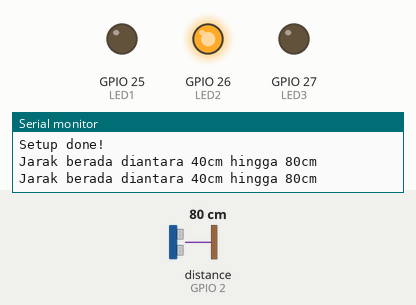
Simulated run of this sketch. Board: ESP32. Shown: output pins drawn as LEDs (lit = HIGH), the last lines printed to the serial monitor. Wiring (inferred from the names in the program): ultrasonic range finder: trigger GPIO 4; echo GPIO 2. Inputs (shaded band) come from the test bench; at power-on: distance to the obstacle (sensor on GPIO 2) 80 cm. The echo pulse lasts 58.3 µs per cm; pins used as bus, display or sensor lines are not drawn.

Above: at 1.8 s.
1.9 s: distance to the obstacle (sensor on GPIO 2) set to 44 cm
3.4 s: distance to the obstacle (sensor on GPIO 2) set to 36 cm
At 5.2 s:
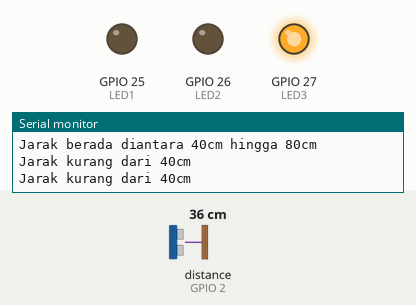
5.5 s: distance to the obstacle (sensor on GPIO 2) set to 120 cm
At 7.1 s:
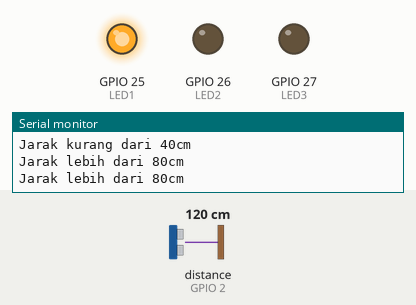
7.5 s: distance to the obstacle (sensor on GPIO 2) set to 87 cm
9.2 s: distance to the obstacle (sensor on GPIO 2) set to 79 cm
At 11.1 s:
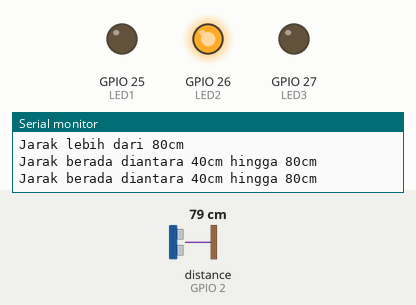
11.5 s: distance to the obstacle (sensor on GPIO 2) set to 2 cm
At 12.8 s:
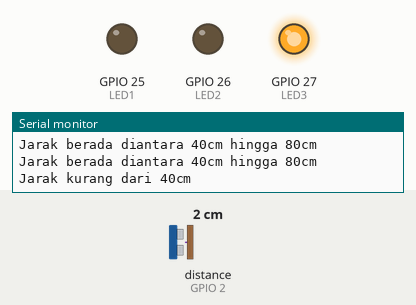
Timing chart, 0 to 14.5 s (numbered marks = the images above; inputs shaded):
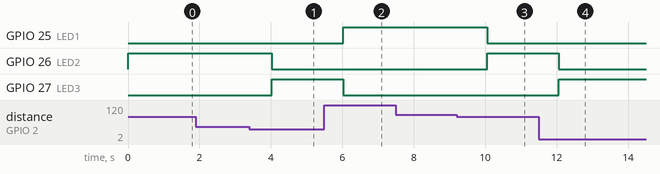

Measured:
- the behaviour switches between 41 and 40 cm on distance to the obstacle (sensor on GPIO 2) (found by bisection; images 0 and 1)
- the behaviour switches between 82 and 81 cm on distance to the obstacle (sensor on GPIO 2) (found by bisection; images 2 and 3)
- after the input at 3.4 s, GPIO 26 (LED2): HIGH → LOW after 0.62 s; GPIO 27 (LED3): LOW → HIGH after 0.62 s
- after the input at 5.5 s, GPIO 25 (LED1): LOW → HIGH after 0.53 s; GPIO 27 (LED3): HIGH → LOW after 0.53 s
- after the input at 9.2 s, GPIO 25 (LED1): HIGH → LOW after 0.86 s; GPIO 26 (LED2): LOW → HIGH after 0.86 s
- after the input at 11.5 s, GPIO 26 (LED2): HIGH → LOW after 0.56 s; GPIO 27 (LED3): LOW → HIGH after 0.56 s

The sketch:

esp.ino
```cpp
#include <WiFi.h>
#include <WiFiClient.h>
#include <BlynkSimpleEsp32.h>

#define BLYNK_TEMPLATE_ID "TMPL6SRvG_JCx"
#define BLYNK_TEMPLATE_NAME "rere"
#define BLYNK_AUTH_TOKEN "Hiskm1ku8R-eKN87LDiuTu6n8c68TRQG"
#define BLYNK_PRINT Serial

char auth[] = BLYNK_AUTH_TOKEN;
char ssid[] = "Wokwi-GUEST"; //nama hotspot yang digunakan
char pass[] = ""; //password hotspot yang digunakan

#define triggerPin 4
#define echoPin 2
#define LED1 25
#define LED2 26
#define LED3 27

long durasi;
int jarak;

void setup() {
  pinMode(triggerPin, OUTPUT);
  pinMode(LED1, OUTPUT);
  pinMode(LED2, OUTPUT);
  pinMode(LED3, OUTPUT);
  pinMode(echoPin, INPUT);
  Serial.begin(115200);
  Serial.println("Setup done!");
}

void loop() {
  digitalWrite(triggerPin, LOW);
  delayMicroseconds(2);
  digitalWrite(triggerPin, HIGH);
  delayMicroseconds(10);
  digitalWrite(triggerPin, LOW);
  durasi = pulseIn(echoPin, HIGH);
  jarak = durasi * 0.034 / 2;

  if (jarak > 80) {
    Serial.println("Jarak lebih dari 80cm");
    digitalWrite(LED1, HIGH);
    digitalWrite(LED2, LOW);
    digitalWrite(LED3, LOW);
  } else if (jarak <= 80 && jarak >= 40) {
    Serial.println("Jarak berada diantara 40cm hingga 80cm");
    digitalWrite(LED2, HIGH);
    digitalWrite(LED1, LOW);
    digitalWrite(LED3, LOW);
  } else if (jarak < 40) {
    Serial.println("Jarak kurang dari 40cm");
    digitalWrite(LED3, HIGH);
    digitalWrite(LED2, LOW);
    digitalWrite(LED1, LOW);
  }

  delay(1000); //
}
```
